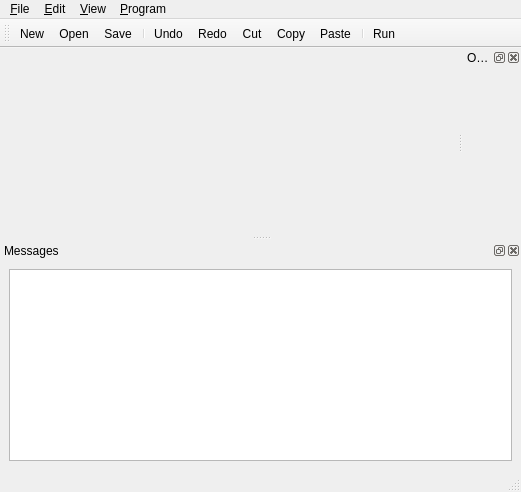
<?xml version="1.0" encoding="UTF-8"?>
<ui version="4.0">
 <class>MainWindow</class>
 <widget class="QMainWindow" name="MainWindow">
  <property name="geometry">
   <rect>
    <x>0</x>
    <y>0</y>
    <width>521</width>
    <height>492</height>
   </rect>
  </property>
  <property name="windowTitle">
   <string>Želva</string>
  </property>
  <widget class="QWidget" name="centralwidget">
   <layout class="QVBoxLayout" name="verticalLayout">
    <property name="spacing">
     <number>0</number>
    </property>
    <property name="margin">
     <number>0</number>
    </property>
    <item>
     <widget class="QTabWidget" name="tabWidget">
      <property name="documentMode">
       <bool>true</bool>
      </property>
      <property name="tabsClosable">
       <bool>true</bool>
      </property>
      <property name="movable">
       <bool>true</bool>
      </property>
     </widget>
    </item>
   </layout>
  </widget>
  <widget class="QMenuBar" name="menubar">
   <property name="geometry">
    <rect>
     <x>0</x>
     <y>0</y>
     <width>521</width>
     <height>22</height>
    </rect>
   </property>
   <widget class="QMenu" name="menu_file">
    <property name="title">
     <string>&amp;File</string>
    </property>
    <addaction name="action_file_new"/>
    <addaction name="action_file_open"/>
    <addaction name="separator"/>
    <addaction name="action_file_save"/>
    <addaction name="action_file_save_as"/>
    <addaction name="action_file_save_all"/>
    <addaction name="separator"/>
    <addaction name="action_file_close"/>
    <addaction name="separator"/>
    <addaction name="action_file_quit"/>
   </widget>
   <widget class="QMenu" name="menu_edit">
    <property name="title">
     <string>&amp;Edit</string>
    </property>
    <addaction name="action_edit_undo"/>
    <addaction name="action_edit_redo"/>
    <addaction name="separator"/>
    <addaction name="action_edit_cut"/>
    <addaction name="action_edit_copy"/>
    <addaction name="action_edit_paste"/>
    <addaction name="action_edit_delete"/>
    <addaction name="action_edit_select_all"/>
   </widget>
   <widget class="QMenu" name="menu_program">
    <property name="title">
     <string>&amp;Program</string>
    </property>
    <addaction name="action_run"/>
   </widget>
   <widget class="QMenu" name="menu_view">
    <property name="title">
     <string>&amp;View</string>
    </property>
   </widget>
   <addaction name="menu_file"/>
   <addaction name="menu_edit"/>
   <addaction name="menu_view"/>
   <addaction name="menu_program"/>
  </widget>
  <widget class="QStatusBar" name="statusbar"/>
  <widget class="QToolBar" name="toolbar">
   <property name="windowTitle">
    <string>toolBar</string>
   </property>
   <attribute name="toolBarArea">
    <enum>TopToolBarArea</enum>
   </attribute>
   <attribute name="toolBarBreak">
    <bool>false</bool>
   </attribute>
   <addaction name="action_file_new"/>
   <addaction name="action_file_open"/>
   <addaction name="action_file_save"/>
   <addaction name="separator"/>
   <addaction name="action_edit_undo"/>
   <addaction name="action_edit_redo"/>
   <addaction name="action_edit_cut"/>
   <addaction name="action_edit_copy"/>
   <addaction name="action_edit_paste"/>
   <addaction name="separator"/>
   <addaction name="action_run"/>
  </widget>
  <widget class="QDockWidget" name="messagesDock">
   <property name="features">
    <set>QDockWidget::AllDockWidgetFeatures</set>
   </property>
   <property name="windowTitle">
    <string>Messages</string>
   </property>
   <attribute name="dockWidgetArea">
    <number>8</number>
   </attribute>
   <widget class="QWidget" name="dockWidgetContents">
    <layout class="QVBoxLayout" name="verticalLayout_2">
     <item>
      <widget class="QTextEdit" name="messages">
       <property name="lineWrapMode">
        <enum>QTextEdit::WidgetWidth</enum>
       </property>
       <property name="readOnly">
        <bool>true</bool>
       </property>
       <property name="html">
        <string>&lt;!DOCTYPE HTML PUBLIC &quot;-//W3C//DTD HTML 4.0//EN&quot; &quot;http://www.w3.org/TR/REC-html40/strict.dtd&quot;&gt;
&lt;html&gt;&lt;head&gt;&lt;meta name=&quot;qrichtext&quot; content=&quot;1&quot; /&gt;&lt;style type=&quot;text/css&quot;&gt;
p, li { white-space: pre-wrap; }
&lt;/style&gt;&lt;/head&gt;&lt;body style=&quot; font-family:'Sans'; font-size:10pt; font-weight:400; font-style:normal;&quot;&gt;
&lt;p style=&quot;-qt-paragraph-type:empty; margin-top:0px; margin-bottom:0px; margin-left:0px; margin-right:0px; -qt-block-indent:0; text-indent:0px;&quot;&gt;&lt;/p&gt;&lt;/body&gt;&lt;/html&gt;</string>
       </property>
       <property name="acceptRichText">
        <bool>true</bool>
       </property>
      </widget>
     </item>
    </layout>
   </widget>
  </widget>
  <widget class="QDockWidget" name="viewDock">
   <property name="floating">
    <bool>false</bool>
   </property>
   <property name="windowTitle">
    <string>Output</string>
   </property>
   <attribute name="dockWidgetArea">
    <number>2</number>
   </attribute>
   <widget class="QWidget" name="dockWidgetContents_2"/>
  </widget>
  <action name="action_file_new">
   <property name="icon">
    <iconset resource="../zelva.qrc">
     <normaloff>:/images/document-new.png</normaloff>:/images/document-new.png</iconset>
   </property>
   <property name="text">
    <string>&amp;New</string>
   </property>
   <property name="shortcut">
    <string>Ctrl+N</string>
   </property>
  </action>
  <action name="action_file_open">
   <property name="icon">
    <iconset resource="../zelva.qrc">
     <normaloff>:/images/document-open.png</normaloff>:/images/document-open.png</iconset>
   </property>
   <property name="text">
    <string>&amp;Open...</string>
   </property>
   <property name="shortcut">
    <string>Ctrl+O</string>
   </property>
  </action>
  <action name="action_file_save">
   <property name="icon">
    <iconset resource="../zelva.qrc">
     <normaloff>:/images/document-save.png</normaloff>:/images/document-save.png</iconset>
   </property>
   <property name="text">
    <string>&amp;Save</string>
   </property>
   <property name="shortcut">
    <string>Ctrl+S</string>
   </property>
  </action>
  <action name="action_file_save_as">
   <property name="icon">
    <iconset resource="../zelva.qrc">
     <normaloff>:/images/document-save-as.png</normaloff>:/images/document-save-as.png</iconset>
   </property>
   <property name="text">
    <string>Save &amp;as...</string>
   </property>
  </action>
  <action name="action_file_save_all">
   <property name="text">
    <string>Save a&amp;ll</string>
   </property>
   <property name="shortcut">
    <string>Ctrl+Shift+S</string>
   </property>
  </action>
  <action name="action_file_close">
   <property name="text">
    <string>&amp;Close</string>
   </property>
   <property name="shortcut">
    <string>Ctrl+W</string>
   </property>
  </action>
  <action name="action_file_quit">
   <property name="text">
    <string>&amp;Quit</string>
   </property>
   <property name="shortcut">
    <string>Ctrl+Q</string>
   </property>
  </action>
  <action name="action_edit_undo">
   <property name="icon">
    <iconset resource="../zelva.qrc">
     <normaloff>:/images/edit-undo.png</normaloff>:/images/edit-undo.png</iconset>
   </property>
   <property name="text">
    <string>&amp;Undo</string>
   </property>
   <property name="shortcut">
    <string>Ctrl+Z</string>
   </property>
  </action>
  <action name="action_edit_redo">
   <property name="icon">
    <iconset resource="../zelva.qrc">
     <normaloff>:/images/edit-redo.png</normaloff>:/images/edit-redo.png</iconset>
   </property>
   <property name="text">
    <string>&amp;Redo</string>
   </property>
   <property name="shortcut">
    <string>Ctrl+Shift+Z</string>
   </property>
  </action>
  <action name="action_edit_cut">
   <property name="icon">
    <iconset resource="../zelva.qrc">
     <normaloff>:/images/edit-cut.png</normaloff>:/images/edit-cut.png</iconset>
   </property>
   <property name="text">
    <string>Cu&amp;t</string>
   </property>
   <property name="shortcut">
    <string>Ctrl+X</string>
   </property>
  </action>
  <action name="action_edit_copy">
   <property name="icon">
    <iconset resource="../zelva.qrc">
     <normaloff>:/images/edit-copy.png</normaloff>:/images/edit-copy.png</iconset>
   </property>
   <property name="text">
    <string>&amp;Copy</string>
   </property>
   <property name="shortcut">
    <string>Ctrl+C</string>
   </property>
  </action>
  <action name="action_edit_paste">
   <property name="icon">
    <iconset resource="../zelva.qrc">
     <normaloff>:/images/edit-paste.png</normaloff>:/images/edit-paste.png</iconset>
   </property>
   <property name="text">
    <string>&amp;Paste</string>
   </property>
   <property name="shortcut">
    <string>Ctrl+V</string>
   </property>
  </action>
  <action name="action_edit_delete">
   <property name="icon">
    <iconset resource="../zelva.qrc">
     <normaloff>:/images/edit-delete.png</normaloff>:/images/edit-delete.png</iconset>
   </property>
   <property name="text">
    <string>&amp;Delete</string>
   </property>
   <property name="shortcut">
    <string>Del</string>
   </property>
  </action>
  <action name="action_edit_select_all">
   <property name="icon">
    <iconset resource="../zelva.qrc">
     <normaloff>:/images/edit-select-all.png</normaloff>:/images/edit-select-all.png</iconset>
   </property>
   <property name="text">
    <string>Select &amp;all</string>
   </property>
   <property name="shortcut">
    <string>Ctrl+A</string>
   </property>
  </action>
  <action name="action_run">
   <property name="icon">
    <iconset resource="../zelva.qrc">
     <normaloff>:/images/media-playback-start.png</normaloff>:/images/media-playback-start.png</iconset>
   </property>
   <property name="text">
    <string>&amp;Run</string>
   </property>
   <property name="shortcut">
    <string>F5</string>
   </property>
  </action>
 </widget>
 <resources>
  <include location="../zelva.qrc"/>
 </resources>
 <connections/>
</ui>
